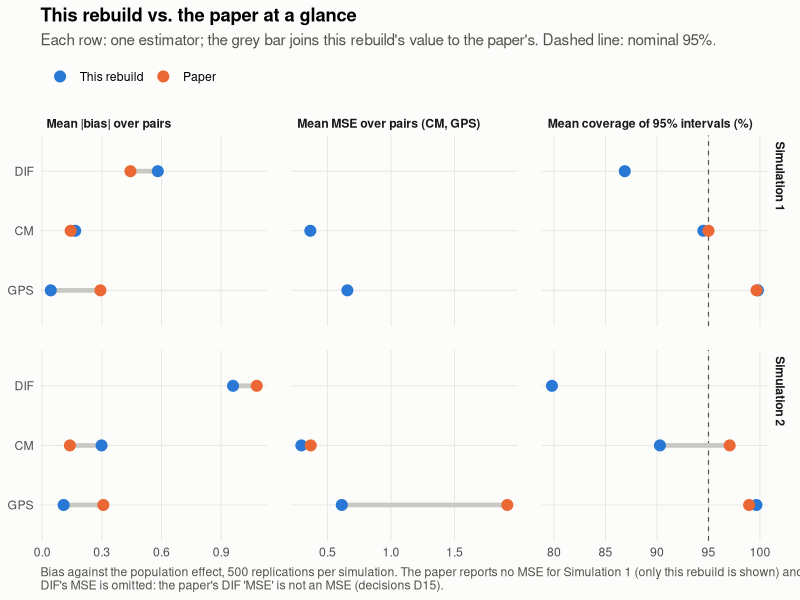
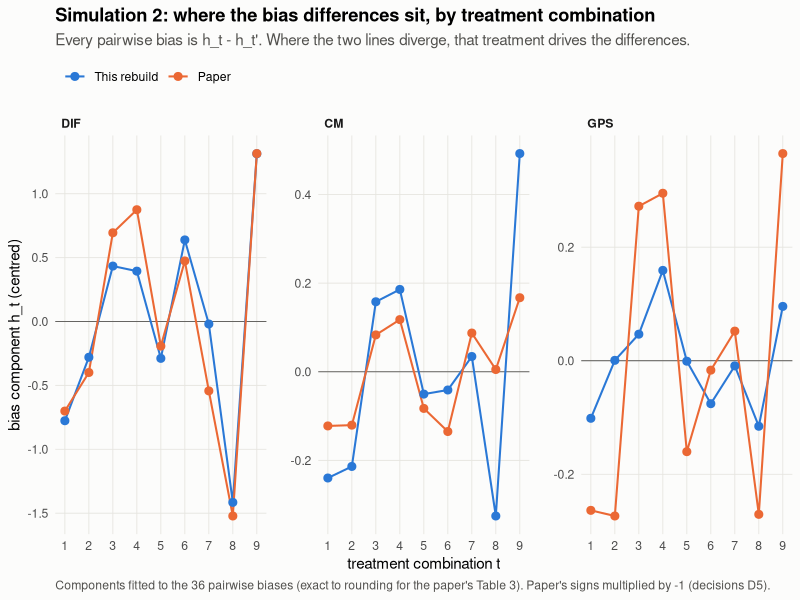

The R script that drew these images, in order:
## Summary comparison figures, built from tracked result tables only (no run files).
## From the repository root:  Rscript scripts/comparison_figures.R
## Writes figures/summary_vs_paper.png and figures/sim2_bias_by_treatment_vs_paper.png.
suppressPackageStartupMessages(library(ggplot2))
COL_OURS <- "#2a78d6"; COL_PAPER <- "#eb6834"; SURF <- "#fcfcfb"; INK2 <- "#52514e"; LINK <- "#c9c8c2"
theme_viz <- theme_minimal(base_size = 11) +
  theme(plot.background = element_rect(fill = SURF, colour = NA),
        panel.grid.major = element_line(colour = "#e6e5e0", linewidth = 0.3), panel.grid.minor = element_blank(),
        panel.spacing = unit(1.2, "lines"),
        strip.text = element_text(face = "bold", hjust = 0), legend.position = "top", legend.justification = "left",
        plot.title = element_text(face = "bold"), plot.subtitle = element_text(colour = INK2),
        plot.caption = element_text(colour = INK2, hjust = 0))
src_scale <- scale_colour_manual(values = c("This rebuild" = COL_OURS, "Paper" = COL_PAPER), name = NULL)
EST <- c("DIF", "CM", "GPS")

## ---- Figure A: paper vs rebuild at a glance
ag <- read.csv("results/agreement_with_paper.csv")
cs <- read.csv("results/coverage_summary.csv")
SIM <- c(sim1 = "Simulation 1", sim2 = "Simulation 2")
M <- c(b = "Mean |bias| over pairs", m = "Mean MSE over pairs (CM, GPS)", c = "Mean coverage of 95% intervals (%)")
rows <- list()
for (e in EST) {
  a <- ag[ag$estimator == e, ]
  rows[[length(rows) + 1]] <- data.frame(sim = unname(SIM[c("sim1", "sim1", "sim2", "sim2")]), measure = unname(M["b"]), estimator = e,
    source = c("This rebuild", "Paper"), value = c(a$sim1_mean_absbias_ours, a$sim1_mean_absbias_paper,
                                                   a$sim2_mean_absbias_ours, a$sim2_mean_absbias_paper))
  if (e != "DIF") {
    rows[[length(rows) + 1]] <- data.frame(sim = unname(SIM["sim2"]), measure = unname(M["m"]), estimator = e,
      source = c("This rebuild", "Paper"), value = c(a$sim2_mean_mse_ours, a$sim2_mean_mse_paper))
  }
  for (s in names(SIM)) {
    x <- cs[cs$sim == s & cs$estimator == e, ]
    rows[[length(rows) + 1]] <- data.frame(sim = unname(SIM[s]), measure = unname(M["c"]), estimator = e, source = "This rebuild",
                                           value = 100 * x$cov_super_mean)
    if (!is.na(x$paper_mean)) rows[[length(rows) + 1]] <- data.frame(sim = unname(SIM[s]), measure = unname(M["c"]), estimator = e,
                                                                     source = "Paper", value = 100 * x$paper_mean)
  }
}
## Sim 1 MSE: the paper reports none; show ours alone
ov <- read.csv("results/estimator_overview.csv"); ov <- ov[ov$truth == "tau_super" & ov$sim == "sim1", ]
for (e in c("CM", "GPS")) rows[[length(rows) + 1]] <- data.frame(sim = unname(SIM["sim1"]), measure = unname(M["m"]), estimator = e,
                                                                 source = "This rebuild", value = ov$mse[ov$estimator == e])
d <- do.call(rbind, rows); rownames(d) <- NULL
d$measure <- factor(d$measure, M); d$estimator <- factor(d$estimator, rev(EST))
d$source <- factor(d$source, c("This rebuild", "Paper"))
seg <- reshape(d, idvar = c("sim", "measure", "estimator"), timevar = "source", direction = "wide")
seg <- seg[complete.cases(seg), ]
ref <- data.frame(measure = factor(M["c"], M), x = 95)
gA <- ggplot(d, aes(value, estimator)) +
  geom_vline(data = ref, aes(xintercept = x), colour = INK2, linewidth = 0.4, linetype = "dashed") +
  geom_segment(data = seg, aes(x = `value.This rebuild`, xend = value.Paper, y = estimator, yend = estimator),
               colour = LINK, linewidth = 1.6) +
  geom_point(aes(colour = source), size = 3.4) +
  facet_grid(sim ~ measure, scales = "free_x") + src_scale + theme_viz +
  labs(x = NULL, y = NULL, title = "This rebuild vs. the paper at a glance",
       subtitle = "Each row: one estimator; the grey bar joins this rebuild's value to the paper's. Dashed line: nominal 95%.",
       caption = paste("Bias against the population effect, 500 replications per simulation. The paper reports no MSE for Simulation 1",
                       "(only this rebuild is shown) and no coverage for DIF.\nDIF's MSE is omitted: the paper's DIF 'MSE' is not an MSE (decisions D15)."))
ggsave("figures/summary_vs_paper.png", gA, width = 10, height = 5.2, dpi = 200, bg = SURF)

## ---- Figure B: Sim 2 bias by treatment (additive components)
## bias(t,t') = h_t - h_t', so the 36 pairwise biases of each estimator reduce to
## nine per-treatment components; centred to mean zero (only differences matter).
dec <- read.csv("results/sim2/bias_decomposition_vs_paper.csv")
dB <- do.call(rbind, lapply(EST, function(e) {
  o <- dec[[paste0(e, "_ours")]]; p <- dec[[paste0(e, "_paper_aligned")]]
  rbind(data.frame(estimator = e, t = dec$t, source = "This rebuild", value = o - mean(o)),
        data.frame(estimator = e, t = dec$t, source = "Paper", value = p - mean(p)))
}))
dB$estimator <- factor(dB$estimator, EST); dB$source <- factor(dB$source, c("This rebuild", "Paper"))
gB <- ggplot(dB, aes(t, value, colour = source)) +
  geom_hline(yintercept = 0, colour = INK2, linewidth = 0.3) +
  geom_line(linewidth = 0.7) + geom_point(size = 2.4) +
  facet_wrap(~estimator, nrow = 1, scales = "free_y") + src_scale + theme_viz +
  scale_x_continuous(breaks = 1:9, minor_breaks = NULL) +
  labs(x = "treatment combination t", y = "bias component h_t (centred)",
       title = "Simulation 2: where the bias differences sit, by treatment combination",
       subtitle = "Every pairwise bias is h_t - h_t'. Where the two lines diverge, that treatment drives the differences.",
       caption = "Components fitted to the 36 pairwise biases (exact to rounding for the paper's Table 3). Paper's signs multiplied by -1 (decisions D5).")
ggsave("figures/sim2_bias_by_treatment_vs_paper.png", gB, width = 10, height = 4.2, dpi = 200, bg = SURF)
cat("wrote figures/summary_vs_paper.png and figures/sim2_bias_by_treatment_vs_paper.png\n")
